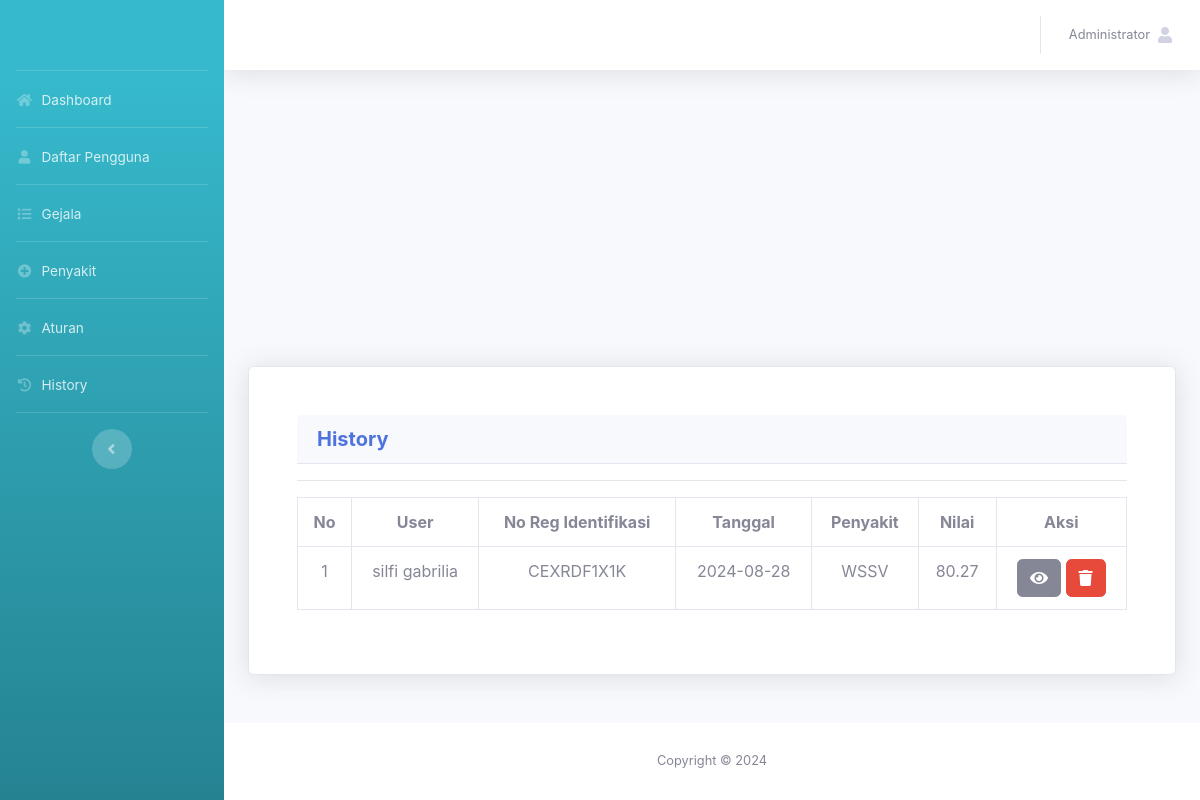
The app's page /admin/history.php (signed in) with its own data.
### tables this page shows
CREATE TABLE `tb_akun` (
  `id_akun` int(11) NOT NULL,
  `nama_lengkap` varchar(50) NOT NULL,
  `username` varchar(50) NOT NULL,
  `password` varchar(50) NOT NULL,
  `level` varchar(30) NOT NULL
);

CREATE TABLE `tb_hasil` (
  `id_hasil` int(11) NOT NULL,
  `id_akun` int(11) NOT NULL,
  `no_regidentifikasi` char(10) NOT NULL,
  `tgl_identifikasi` date NOT NULL,
  `penyakit_cf` text NOT NULL,
  `nilai_cf` double NOT NULL
);

### admin/history.php (the view, shortened to what this page needs)
<?php
include '../assets/conn/config.php';
include 'header.php';?>
<div class="container">
	<div class="card shadow p-5 mb-5">
		<div class = "card-header">
            <h5 class= "m-0 font-weight-bold text-primary">History</h5>
        </div>
        <hr>
                <div class="table-responsive">
                    <table class="table table-bordered">
                        <tr>
                            <th class="text-center">No</th>
                            <th class="text-center">User</th>
                            <th class="text-center">No Reg Identifikasi</th>
                            <th class="text-center">Tanggal</th>
                            <th class="text-center">Penyakit</th>
                            <th class="text-center">Nilai</th>
                            <th class="text-center">Aksi</th>
                        </tr>
                        <?php
                        $gejala =mysqli_query($conn, "SELECT * FROM tb_hasil h, tb_akun a WHERE h.id_akun=a.id_akun ORDER BY h.id_hasil");
                        $no=1;
                        while($a=mysqli_fetch_array($gejala)){?>
                        <tr>
                            <td class="text-center"><?= $no++ ?></td>
                            <td class="text-center"><?= $a['nama_lengkap']?></td>
                            <td class="text-center"><?= $a['no_regidentifikasi'] ?></td>
                            <td class="text-center"><?= $a['tgl_identifikasi']?></td>
                            <td class="text-center"><?= $a['penyakit_cf']?></td>
                            <td class="text-center"><?= $a['nilai_cf']?></td>
                            <td class="text-center">
                                <a href="history_det.php?no_regidentifikasi=<?= $a['no_regidentifikasi'] ?>&id_akun=<?= $a['id_akun']?>"
                                class="btn btn-secondary"><span class="fa fa-eye"></span></a>
                                <a href="history.php?no_regidentifikasi=<?= $a['no_regidentifikasi'] ?>&aksi=hapus" class="btn btn-danger"  onclick="return confirm('Apakah Anda yakin ingin menghapus data ini?');"><span class="fa fa-trash"></span></a>
                            </td>
                        </tr>
                        <?php }?>
                    </table>
                </div>
        </div>
    </div>
<?php
include 'footer.php';
?>

### admin/header.php (shortened to what this page needs)
<?php
include '../assets/conn/config.php';
?>
<!DOCTYPE html>
<html lang="en">
<head>
  <link href="../assets/vendor/fontawesome-free/css/all.min.css" rel="stylesheet" type="text/css">
  <link href="../assets/css/sb-admin-2.min.css" rel="stylesheet">
  <link href="../assets/vendor/datatables/dataTables.bootstrap4.min.css" rel="stylesheet">
</head>
<body id="page-top">
 <div id="wrapper">
  <ul class="navbar-nav bg-gradient-info sidebar sidebar-dark accordion" id="accordionSidebar">
    <a class="sidebar-brand d-flex align-items-center justify-content-center" href="index">
    </a>
    <hr class="sidebar-divider my-0">
    <li class="nav-item">
      <a class="nav-link" href="index.php">
        <i class="fas fa-fw fa-home"></i>
        <span>Dashboard</span></a>
      </li>
      <hr class="sidebar-divider my-0">
      <li class="nav-item">
        <a class="nav-link" href="daftar_pengguna.php">
          <i class="fas fa-fw fa-user"></i>
          <span>Daftar Pengguna</span></a>
      </li>
      <hr class="sidebar-divider my-0">
      <li class="nav-item">
        <a class="nav-link" href="gejala.php">
          <i class="fas fa-fw fa-list"></i>
          <span>Gejala</span></a>
      </li>
      <hr class="sidebar-divider my-0">
      <li class="nav-item">
        <a class="nav-link" href="penyakit.php">
          <i class="fas fa-fw fa-plus-circle"></i>
          <span>Penyakit</span></a>
      </li>
      <hr class="sidebar-divider my-0">
      <li class="nav-item">
        <a class="nav-link" href="aturan.php">
          <i class="fas fa-fw fa-cog"></i>
          <span>Aturan</span></a>
      </li>
      <hr class="sidebar-divider my-0">
      <li class="nav-item">
        <a class="nav-link" href="history.php">
          <i class="fas fa-fw fa-history"></i>
          <span>History</span></a>
      </li>
      <hr class="sidebar-divider d-none d-md-block">
      <div class="text-center d-none d-md-inline">
        <button class="rounded-circle border-0" id="sidebarToggle"></button>
      </div>
    </ul>
    <div id="content-wrapper" class="d-flex flex-column">
      <div id="content">
        <nav class="navbar navbar-expand navbar-light bg-white topbar mb-4 static-top shadow">
          <ul class="navbar-nav ml-auto">
            <li class="nav-item dropdown no-arrow">
              <a class="nav-link dropdown-toggle" href="#" id="userDropdown" role="button"
              data-toggle="dropdown" aria-haspopup="true" aria-expanded="false">
              <?php
              $username=$_SESSION['username'];
              $det=mysqli_query($conn,"select * from tb_akun where username='$username'");
              while($d=mysqli_fetch_array($det)){
                ?>
                <span class="mr-2 d-none d-lg-inline text-gray-600 small"><?php echo $d['nama_lengkap'] ?></span>
                <?php
              }
              ?>
              <span class="fa fa-user"><span>
              </a>
          </li>
        </ul>
      </nav>
    </div>
</body>
</html>

### records on screen
tb_akun: nama_lengkap "Administrator"
tb_hasil: id_akun.nama_lengkap "silfi gabrilia", no_regidentifikasi "CEXRDF1X1K", tgl_identifikasi "2024-08-28", penyakit_cf "WSSV", nilai_cf "80.27"
